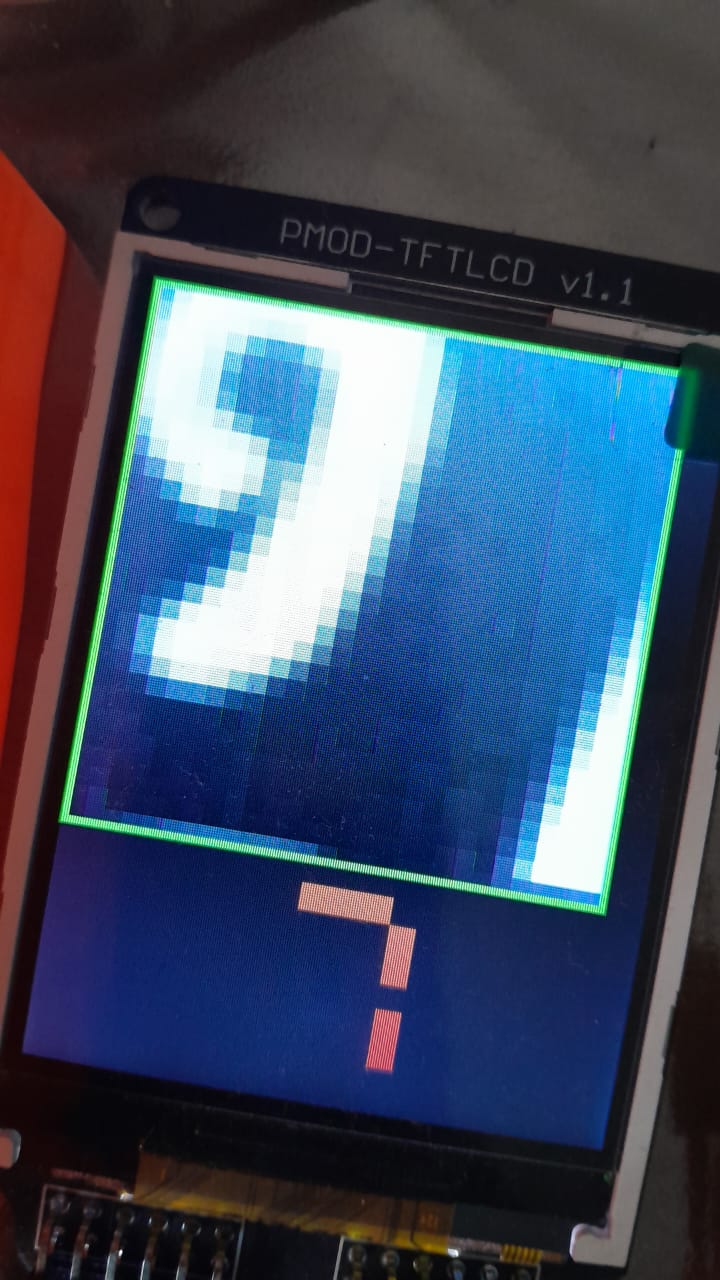
#> input picture clasificador_mnist/fpga/evidencia/foto_placa_icesugar.jpeg, 720 x 1280 px
$ python -i compass_img.py   (imports and definitions only)
#> lines starting #> are read from the running program, lines starting #| are printed output that depends on the picture
"""compass_img.py — el Sobel compass (8 direcciones) sobre las cinco imagenes de prueba.

   python compass_img.py golden   -> hex/<img>.hex, hex/<img>_exp.hex y la figura de Python
   python compass_img.py rtl      -> lee out/<img>_rtl.hex (del simulador), compara bit a bit
                                     y arma la figura del RTL

   Dos modelos, a proposito distintos:
   * el de la Parte 12.B del cuaderno 1 (flotante, convolucion con reflejo, raiz real): es la
     figura «Python», 8 direcciones x 5 imagenes x [Compass, sqrt(Gx^2+Gy^2)] = 80 paneles;
   * el ENTERO, que es lo que calcula sobel_compass_core: correlacion en la zona interior,
     |g| saturado a 8 bits, magnitud compass = la mayor de las 8, direccion = la primera que la
     alcanza (0=N .. 7=NW). Es el golden contra el que se compara el RTL bit a bit.
"""
import os, sys
import numpy as np
# [1 line not run here, left out]
import matplotlib.pyplot as plt
from skimage import io, color, util, transform, filters
from scipy.ndimage import convolve

AQUI = os.path.dirname(os.path.abspath(__file__))
NB = os.path.join(AQUI, "..", "..", "conda", "TTY_Filter_Sobel")
DIANA = "/Users/vic/UN/Tesis/Repository/tt06_grayscale_sobel/test"
H, W = 120, 160
IMGS = [("monarch", f"{DIANA}/monarch_RGB.jpg"), ("flower", f"{DIANA}/flower_RGB.jpg"),
        ("butterfly", f"{DIANA}/butterfly_640x480.jpg"), ("hand", f"{NB}/img/mi_mano.png"),
        ("hi", f"{NB}/img/hi.jpeg")]
DIRS = ["N", "NE", "E", "SE", "S", "SW", "W", "NW"]
KER = {"N": [[1, 2, 1], [0, 0, 0], [-1, -2, -1]], "NE": [[2, 1, 0], [1, 0, -1], [0, -1, -2]],
       "E": [[1, 0, -1], [2, 0, -2], [1, 0, -1]], "SE": [[0, -1, -2], [1, 0, -1], [2, 1, 0]]}
# [2 lines not run here, left out]
GX = np.array([[-1, 0, 1], [-2, 0, 2], [-1, 0, 1]], float)
GY = np.array([[-1, -2, -1], [0, 0, 0], [1, 2, 1]], float)
FIG = os.path.join(AQUI, "..", "..", "tesis", "figuras")


def cargar(ruta):
    """gris -> recorte central 4:3 -> 160x120 -> gauss sigma=1 -> 8 bits (el preprocess del cuaderno)"""
    im = io.imread(ruta)
#> im is the input picture: shape (1280, 720, 3); mean R, G, B 62, 75.5, 97.4
    if im.ndim == 3:
        im = color.rgb2gray(im[..., :3])
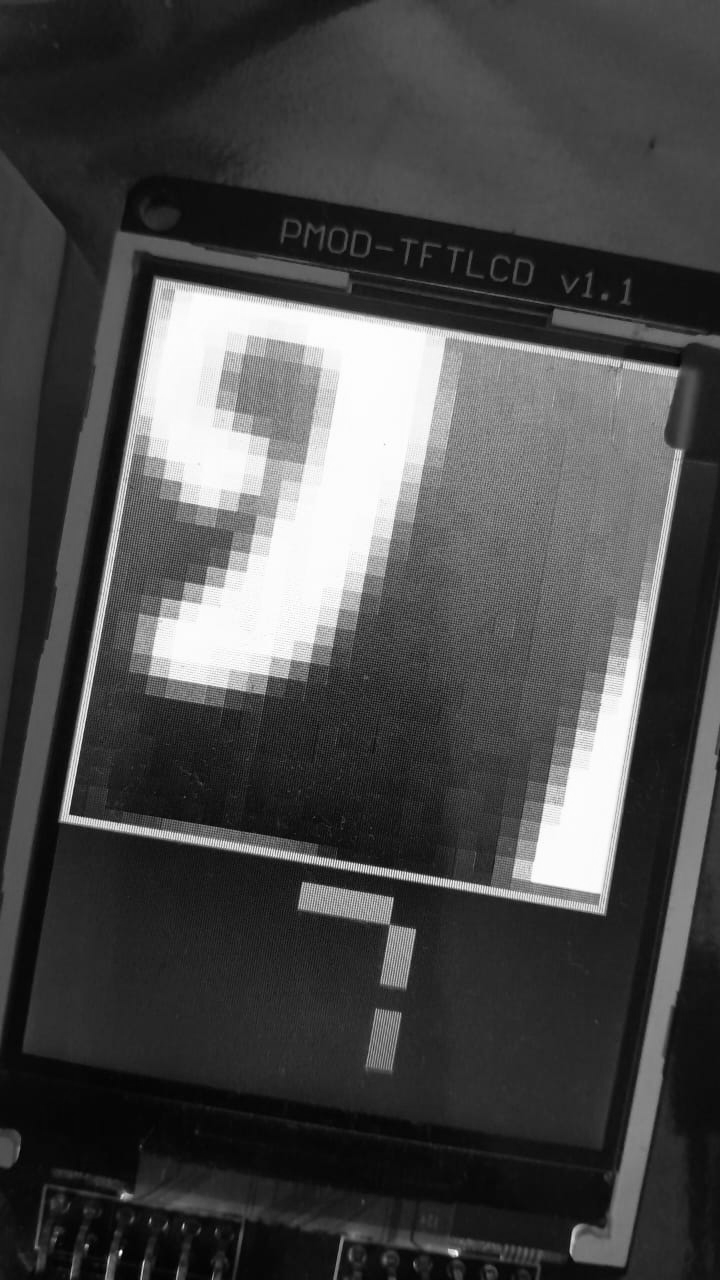
#> im: shape (1280, 720) float64; min 0.00113, max 1, mean 0.291
    im = util.img_as_float(im)
    h, w = im.shape
#> h = 1280; w = 720
    if w * 3 > h * 4:                       # demasiado ancha: recortar columnas
        nw = h * 4 // 3; im = im[:, (w - nw) // 2:(w - nw) // 2 + nw]
    else:                                   # demasiado alta (la mano): recortar filas
        nh = w * 3 // 4; im = im[(h - nh) // 2:(h - nh) // 2 + nh, :]
#> after `nh = w * 3 // 4`: nh = 540
#> after `im = im[(h - nh) // 2:(h - nh) // 2 + nh, :]`:
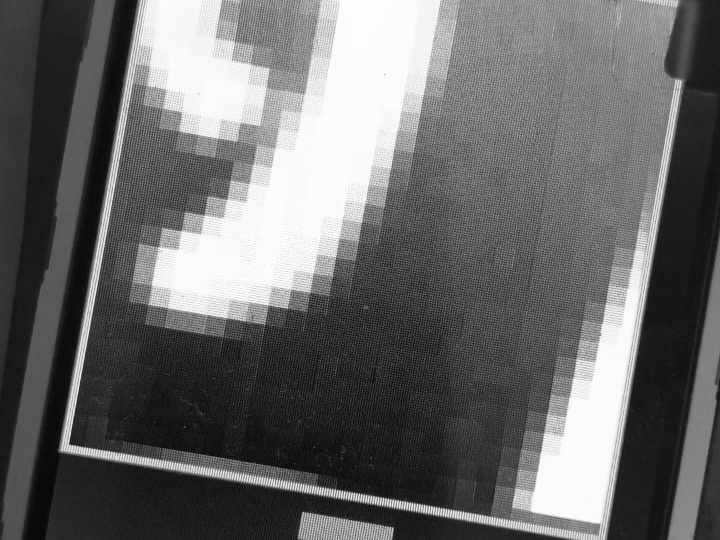
#> im: shape (540, 720) float64; min 0.0144, max 1, mean 0.416
    im = transform.resize(im, (H, W), anti_aliasing=True)
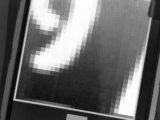
#> im: shape (120, 160) float64; min 0.034, max 0.994, mean 0.416
    im = filters.gaussian(im, sigma=1.0)
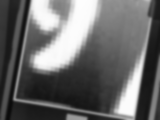
#> im: shape (120, 160) float64; min 0.0413, max 0.994, mean 0.416
    im = (im - im.min()) / (np.ptp(im) + 1e-9)
    return (im * 255.0).astype(np.uint8)


# [102 lines left out: functions modelo_entero, fig_grid, golden, rtl, not called in this run]


# [2 lines not run here, left out]

>>> result = cargar('../../clasificador_mnist/fpga/evidencia/foto_placa_icesugar.jpeg')
